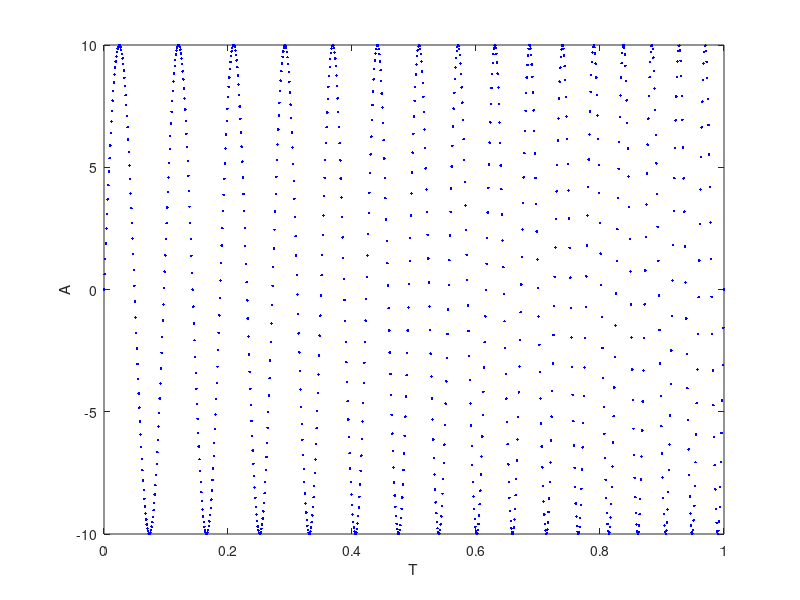

Here is the MATLAB script that generated this plot:
% generate a analogous GW signal
% PinGao 2023.8.7

clear
a1=10;
a2=3;
a3=3;
A = 10;
samplIntrvl = 0.001; %seconds
sigLen = 1.0; %seconds
timeVec = 0:samplIntrvl:sigLen;
phaseVec = a1*timeVec + a2*timeVec.^2 + a3*timeVec.^3;
sigVec = A * sin(2*pi*phaseVec);
figure
plot(timeVec,sigVec,'b.');
xlabel('T')
ylabel('A')
